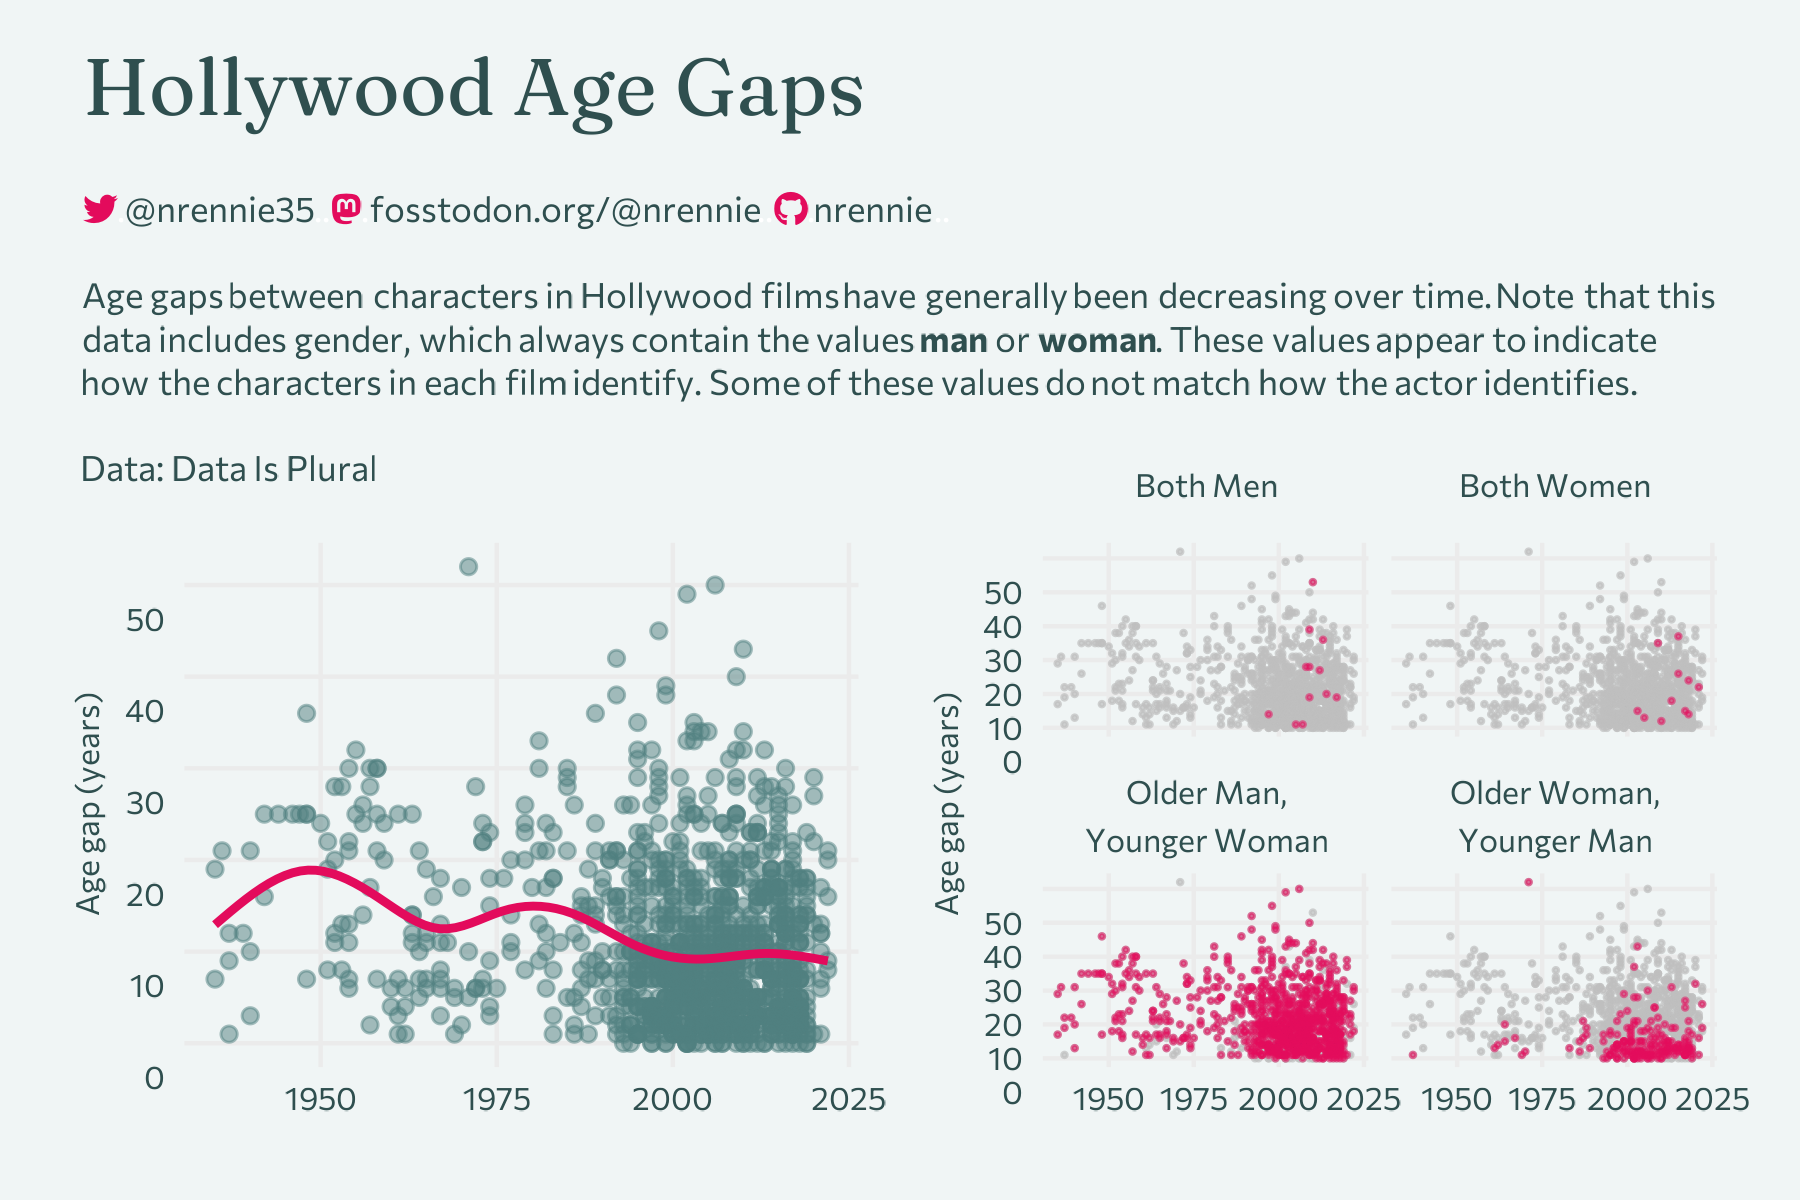

Write R code to recreate this figure.
library(tidyverse)
library(showtext)
library(camcorder)
library(ggtext)
library(glue)
library(patchwork)
library(nrBrand)
library(gghighlight)

# load fonts
font_add_google("Fraunces", "Fraunces")
font_add_google("Commissioner", "Commissioner")
showtext_auto()

# load data
age_gaps <- readr::read_csv('https://raw.githubusercontent.com/rfordatascience/tidytuesday/master/data/2023/2023-02-14/age_gaps.csv')

# data wrangling
plot_data <- age_gaps |> 
  mutate(rel_type = case_when(
    (character_1_gender == "woman" & character_2_gender == "man") ~ "Older Woman, Younger Man",
    (character_1_gender == "man" & character_2_gender == "woman") ~ "Older Man, Younger Woman",
    (character_1_gender == "woman" & character_2_gender == "woman") ~ "Both Women",
    (character_1_gender == "man" & character_2_gender == "man") ~ "Both Men" 
  )) |> 
  select(release_year, age_difference, rel_type) 

# start recording
gg_record(
  dir = file.path("2023", "2023-02-14", "recording"), # where to save the recording
  device = "png", # device to use to save images
  width = 6, # width of saved image
  height = 4, # height of saved image
  units = "in", # units for width and height
  dpi = 300 # dpi to use when saving image
)

# subtitle
social = "<span style='font-family:\"Font Awesome 6 Brands\";color:#E30B5C;'>&#xf099;</span><span style='color:white;'>.</span><span style='font-family:Commissioner;color:#2F4F4F;'>@nrennie35</span><span style='color:white;'>..</span><span style='font-family:\"Font Awesome 6 Brands\";color:#E30B5C;'>&#xf4f6;</span><span style='color:white;'>.</span><span style='font-family:Commissioner;color:#2F4F4F;'>fosstodon.org/@nrennie</span><span style='color:white;'>..</span><span style='font-family:\"Font Awesome 6 Brands\";color:#E30B5C;'>&#xf09b;</span><span style='color:white;'>.</span><span style='font-family:Commissioner;color:#2F4F4F;'>nrennie</span><span style='color:white;'>..</span>"
st = "Age gaps between characters in Hollywood films have generally been decreasing over time. Note that this<br>data includes gender, which always contain the values **man** or **woman**. These values appear to indicate<br>how the characters in each film identify. Some of these values do not match how the actor identifies.<br><br>Data: Data Is Plural"
cap = glue("{social}<br><br>{st}")

# plot
p1 <- ggplot(data = plot_data,
       mapping = aes(x = release_year,
                     y = age_difference)) +
  geom_point(colour = alpha("#508080", 0.5)) +
  geom_smooth(colour = "#E30B5C", se = FALSE) +
  labs(y = "Age gap (years)") +
  theme_minimal()

# faceted plot
p2 <- ggplot(data = plot_data,
       mapping = aes(x = release_year,
                     y = age_difference, 
                     colour = rel_type)) +
  geom_point(colour = alpha("#E30B5C", 0.5),
             size = 0.3) +
  gghighlight(use_direct_label = F) +
  facet_wrap(~rel_type, ncol = 2, nrow = 2,
             labeller = labeller(rel_type = label_wrap_gen(18))) +
  labs(y = "Age gap (years)") +
  theme_minimal()

# join with patchwork
p1 + p2 +
  plot_annotation(title = "Hollywood Age Gaps",
                  subtitle = cap) &
  theme(text = element_text(family = "Commissioner",
                            colour = "#2F4F4F"),
        plot.subtitle = element_markdown(size = 26,
                                         lineheight = 0.4,
                                         hjust = 0,
                                         colour = "#2F4F4F",
                                         margin = unit(c(0, 0, -0.5, 0), "cm")),
        plot.tag.position = c(0.01, 0.72),
        plot.margin = margin(0, 10, 10, 10),
        plot.title = element_text(family = "Fraunces",
                                  size = 60,
                                  colour = "#2F4F4F",
                                  margin = unit(c(0.5, 0, 0.5, 0), "cm")),
        plot.title.position = "plot",
        axis.text = element_text(size = 24, vjust = 2, colour = "#2F4F4F"),
        axis.title.y = element_text(size = 24, vjust = 2, colour = "#2F4F4F"),
        strip.text = element_text(size = 24, lineheight = 0.4, colour = "#2F4F4F"),
        axis.title.x = element_blank(),
        legend.position = "none",
        panel.grid.minor = element_blank(),
        axis.ticks = element_blank(),
        plot.background = element_rect(fill = "#F0F5F5", colour = "#F0F5F5"),
        panel.background = element_rect(fill = "#F0F5F5", colour = "#F0F5F5"))

# save gif
gg_playback(
  name = file.path("2023", "2023-02-14","20230214.gif"),
  first_image_duration = 4,
  last_image_duration = 20,
  frame_duration = .25,
  background = "#F0F5F5"
)
